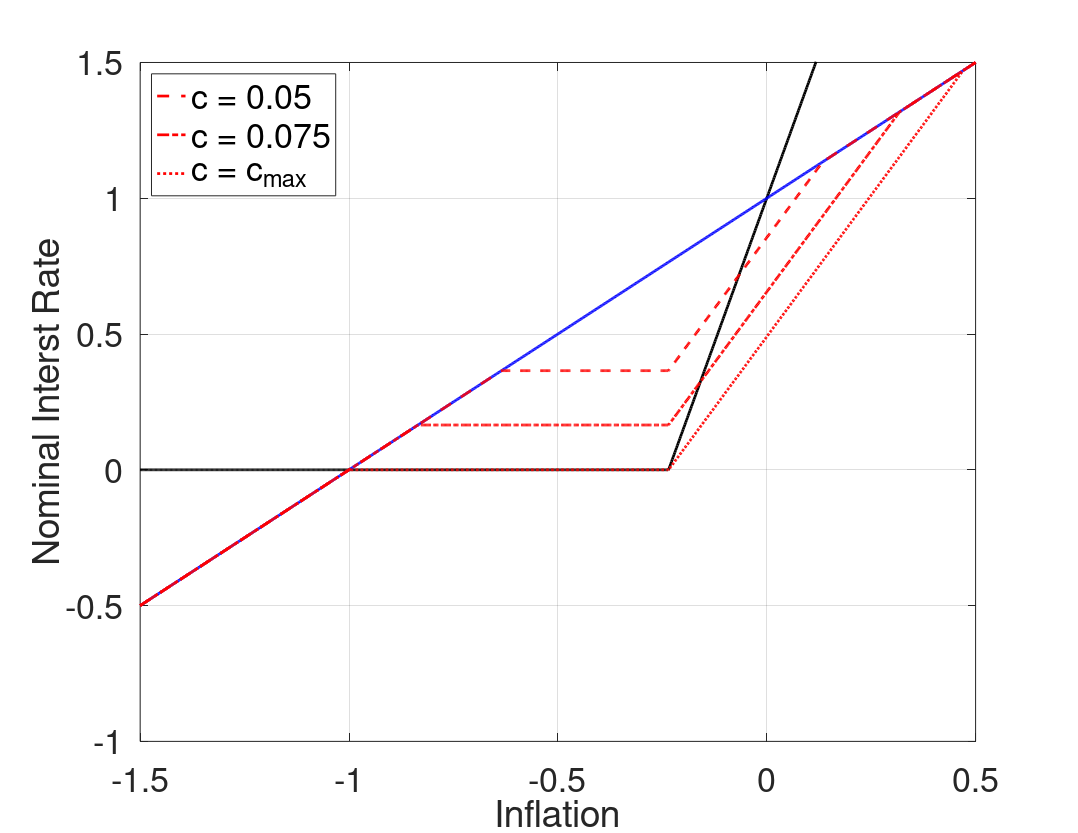

Write MATLAB code to recreate this figure.
%--------------------------------------------------------------------------
% File Name: RAFR_cSHOCK_cPHIpi_ub.m
% Author: Philip Coyle
% Date Created: 01/07/2019
% cd /mq/philipprojects/RA_Work/Taisuke_Nakata/Zero_Lower_Bound/DeflationaryRegime/RSSInflation/Codes/3state_iid_shock
% RAFR_cSHOCK_cPHIpi_ub
%--------------------------------------------------------------------------

clear all
close all
clc

%% Model Calibration
cBET = 1/1.0025;
cSIGMA = 1;
cKAPPA = 0.02;
cRstar = 1/400;
p_m = 0.5; %Probability of being in the middle state 

cPHIpi = -2/(p_m + cKAPPA*cSIGMA*(1+p_m) - 1);
cSHOCK_lb =((cRstar)*(cPHIpi - 1))/(cKAPPA*cPHIpi*cSIGMA);
cSHOCK_ub =((cRstar)*(cKAPPA*cPHIpi*cSIGMA + 1))/(cKAPPA*cPHIpi*cSIGMA);
cSHOCK_bound = -(2*(cRstar)*(cPHIpi - 1)*(cKAPPA*cPHIpi*cSIGMA + 1))/(cKAPPA*cPHIpi^2*cSIGMA*(cKAPPA*cSIGMA + 1)*(p_m - 1));

cSHOCK_grid = [0.05, 0.075 max([cSHOCK_lb,cSHOCK_ub,cSHOCK_bound])];
%% Housekeeping
% Set Grid Intervals
pi_m_low = -1.5/400;
pi_m_high = 0.5/400;
numgrid = 1001;
pi_m = linspace(pi_m_low,pi_m_high, numgrid)';

% Allocate Space
inx_ub = zeros(length(cSHOCK_grid),1);
pi_ub_zlb = zeros(length(cSHOCK_grid),1);
inx_lb = zeros(length(cSHOCK_grid),1);
pi_lb_zlb = zeros(length(cSHOCK_grid),1);
rafr = zeros(numgrid,length(cSHOCK_grid));


% Find max inflation that leads to ZLB binding
bound = -cRstar/cPHIpi;

inx_m = find(min(abs(pi_m - bound)) == abs(pi_m - bound));
% Find pi_m point where middle state interst rate binds
pi_m_zlb = pi_m(inx_m);

% Taylor Rule
tr = max(0,cRstar + cPHIpi*pi_m);

% 'Riskless' Fisher Relation
fr = pi_m + cRstar;

for j = 1:length(cSHOCK_grid)
    cSHOCK = cSHOCK_grid(j);
    %% Policy Functions from below (Assume middle state interst rate binds)
    % Low  High state inflation & expected inflation (as functions of middle state inflation)
    pi_l_b = pi_m - cKAPPA*cSIGMA*cSHOCK;
    pi_h_b = (pi_m - cKAPPA*cSIGMA*(cRstar - cSHOCK))/(1+cKAPPA*cSIGMA*cPHIpi);
    exp_pi_b = (1-p_m)/2*pi_l_b + p_m*pi_m + (1-p_m)/2*pi_h_b;

    % Low Middle and High state output & expected output (as functions of middle state inflation)
    y_m_b = (pi_m - cBET*exp_pi_b)/cKAPPA;
    y_l_b = y_m_b - cSIGMA*cSHOCK;
    y_h_b = y_m_b - cSIGMA*(cRstar + cPHIpi*pi_h_b - cSHOCK);
    exp_y_b = (1-p_m)/2*y_l_b + p_m*y_m_b + (1-p_m)/2*y_h_b;

    % Find pi_m point where high state interst rate binds
    inx_lb(j) = find(min(abs(pi_h_b - bound)) == abs(pi_h_b - bound),1);
    pi_lb_zlb(j) = pi_m(inx_lb(j));

    %% Policy Functions from above (Assume middle state interst rate does not bind)
    % Low  High state inflation & expected inflation (as functions of middle state inflation)
    pi_l_a = pi_m*(1+cKAPPA*cSIGMA*cPHIpi) + cKAPPA*cSIGMA*(cRstar - cSHOCK);
    pi_h_a = pi_m + (cKAPPA*cSIGMA*cSHOCK)/(1+cKAPPA*cSIGMA*cPHIpi);
    exp_pi_a = (1-p_m)/2*pi_l_a + p_m*pi_m + (1-p_m)/2*pi_h_a;

    % Low Middle and High state output & expected output (as functions of middle state inflation)
    y_m_a = (pi_m - cBET*exp_pi_a)/cKAPPA;
    y_l_a = y_m_a + cSIGMA*(cPHIpi*pi_m + cRstar - cSHOCK);
    y_h_a = y_m_a + cSIGMA*(cPHIpi*(pi_m - pi_h_a) + cSHOCK);
    exp_y_a = (1-p_m)/2*y_l_a + p_m*y_m_a + (1-p_m)/2*y_h_a;

    % Find pi_m point where low state interst rate binds
    inx_ub(j) = find(min(abs(pi_l_a - bound)) == abs(pi_l_a - bound),1);
    pi_ub_zlb(j) = pi_m(inx_ub(j));

    %% Define Risk Adjusted Fisher Relationship   
    for i = 1:numgrid
        if pi_m(i) < pi_lb_zlb(j) || pi_m(i) > pi_ub_zlb(j)
            rafr(i,j) = pi_m(i) + cRstar;
        elseif pi_m(i) <= pi_m_zlb
            rafr(i,j) = cRstar + pi_m(i) + (exp_pi_b(i) - pi_m(i)) + 1/cSIGMA*(exp_y_b(i) - y_m_b(i));
        elseif pi_m(i) <= pi_ub_zlb(j)
            rafr(i,j) = cRstar + pi_m(i) + (exp_pi_a(i) - pi_m(i)) + 1/cSIGMA*(exp_y_a(i) - y_m_a(i));
        end
    end
end
        
%% Plotting
type = {'--','-.',':'};

fig(1) = figure(1);
grid on
box on
hold on
plot(400*pi_m, 400*tr,'Color','k','LineWidth',2);
plot(400*pi_m, 400*fr,'Color','b','LineWidth',2);
for j = 1:length(cSHOCK_grid)
    [~,inx] = sort(abs(tr - rafr(:,j)));
    RSS = inx(1:2);    
    h(j) = plot(400*pi_m, 400*rafr(:,j),'Color','r','LineStyle',type{j},'LineWidth',2);
%     p1 = plot(400*pi_m(RSS(1)),400*rafr(RSS(1),j));
%     p2 = plot(400*pi_m(RSS(2)),400*rafr(RSS(2),j));
%     set([p1 p2],'Marker','o','MarkerEdgeColor','r','MarkerFaceColor', 'r','MarkerSize',8)
end

xlabel('Inflation','FontSize',16)
ylabel('Nominal Interst Rate','FontSize',16)
set(gca,'Xlim',[400*pi_m(1), 400*pi_m(end)],'Ylim',[-1 1.5],'FontSize',25) 
L = legend([h(1) h(2) h(3)],'c = 0.05','c = 0.075','c = c_{max}');
set(L,'Location','NorthWest','Fontsize',25)

set(fig(1),'PaperOrientation','Landscape');
set(fig(1),'PaperPosition',[0 0 11 8.5]);
print(fig(1),'-depsc','RAFR_cPHIpi_ub.eps');
